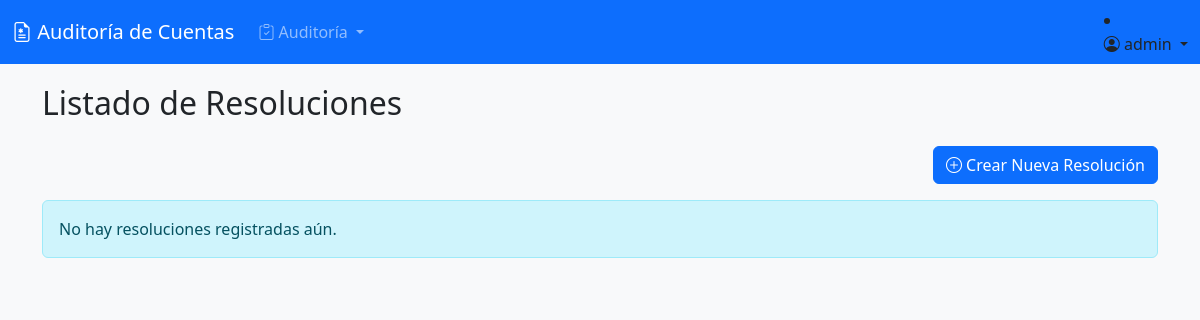
The app's page /facturacion/resoluciones/ (signed in), older data.
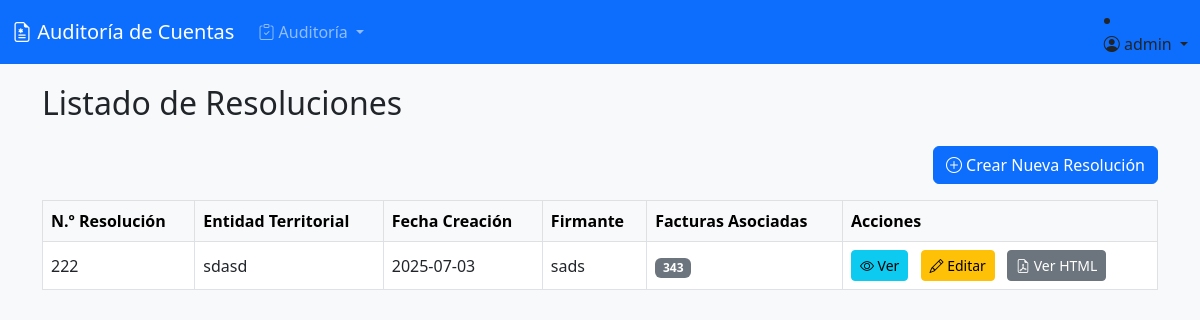
The same page, newer data.
### facturacion/models.py (models this page shows, shortened)
class Resolucion(models.Model):
    numero_resolucion = models.CharField(max_length=50, unique=True, help_text="Número único de la resolución")
    entidad_territorial = models.CharField(max_length=255, help_text="Nombre de la Secretaría de Salud que emite la resolución")
    fecha_creacion = models.DateField(auto_now_add=True)
    nombre_firmante = models.CharField(max_length=255, help_text="Nombre completo del firmante de la resolución")
    facturas = models.ManyToManyField(Factura, related_name='resoluciones', blank=True, help_text="Facturas aprobadas por esta resolución")
    cuerpo_resolucion_html = models.TextField(blank=True, null=True, help_text="Contenido HTML generado de la resolución")
    archivo_pdf = models.FileField(upload_to='resoluciones_pdf/', blank=True, null=True, help_text="Archivo PDF de la resolución")
    class Meta:
        verbose_name = "Resolución"
        verbose_name_plural = "Resoluciones"

class Factura(models.Model):
    ESTADO_CHOICES = [
        ('Radicada', 'Radicada'),
        ('Devuelta', 'Devuelta'),
        ('En Auditoria', 'En Auditoría'),
        ('Auditada', 'Auditada'),
    ]
    TIPO_AUDITORIA_CHOICES = [
        ('Acuerdo', 'Acuerdo'),
        ('Contrato', 'Contrato'),
        ('Ambulatorio', 'Ambulatorio'),
        ('Hospitalizacion', 'Hospitalización'),
        ('Urgencias', 'Urgencias'),
    ]
    numero = models.CharField(max_length=50)
    cufe = models.CharField(max_length=150)
    fecha_emision = models.DateField()
    fecha_radicacion = models.DateField(auto_now_add=True)
    ips = models.ForeignKey(Profile, on_delete=models.PROTECT, related_name='facturas_ips')
    eps = models.ForeignKey(Profile, on_delete=models.PROTECT, related_name='facturas_eps')
    paciente = models.ForeignKey(Paciente, on_delete=models.PROTECT, null=True, blank=True)
    valor_bruto = models.DecimalField(max_digits=12, decimal_places=2)
    estado = models.CharField(max_length=20, choices=ESTADO_CHOICES, default="Radicada")
    archivo_rips = models.FileField(upload_to='rips/')
    contrato = models.ForeignKey('Contrato', on_delete=models.SET_NULL, null=True, blank=True)
    lote = models.ForeignKey(Lote, on_delete=models.SET_NULL, null=True, blank=True, related_name='facturas', help_text="Lote al que pertenece esta factura")
    auditor = models.ForeignKey(settings.AUTH_USER_MODEL, on_delete=models.SET_NULL, null=True, blank=True,
                                related_name='facturas_auditadas', limit_choices_to={'profile__role': 'AUDITOR'})
    tipo_auditoria = models.CharField(max_length=20, choices=TIPO_AUDITORIA_CHOICES, null=True, blank=True, help_text="Tipo de auditoría para la factura")

### facturacion/views.py (the view)
# urls.py: path('resoluciones/', resolucion_list, name='resolucion_list'),
@login_required
def resolucion_list(request):
    resoluciones = Resolucion.objects.all().order_by('-fecha_creacion')
    return render(request, 'facturacion/resolucion_list.html', {'resoluciones': resoluciones})

### templates/facturacion/resolucion_list.html (shortened to what this page needs)
{% extends 'base.html' %}
{% block content %}
<h2 class="mb-4">Listado de Resoluciones</h2>
<div class="d-flex justify-content-end mb-3">
    <a href="{% url 'facturacion:resolucion_create' %}" class="btn btn-primary"><i class="bi bi-plus-circle"></i> Crear Nueva Resolución</a>
</div>
{% if resoluciones %}
<div class="table-responsive">
  <table class="table table-bordered table-hover align-middle">
    <thead class="table-light">
      <tr>
        <th>N.º Resolución</th>
        <th>Entidad Territorial</th>
        <th>Fecha Creación</th>
        <th>Firmante</th>
        <th>Facturas Asociadas</th>
        <th>Acciones</th>
      </tr>
    </thead>
    <tbody>
    {% for resolucion in resoluciones %}
      <tr>
        <td>{{ resolucion.numero_resolucion }}</td>
        <td>{{ resolucion.entidad_territorial }}</td>
        <td>{{ resolucion.fecha_creacion|date:"Y-m-d" }}</td>
        <td>{{ resolucion.nombre_firmante }}</td>
        <td>
          {% for factura in resolucion.facturas.all %}
            <span class="badge bg-secondary">{{ factura.numero }}</span>
          {% empty %}
            N/A
          {% endfor %}
        </td>
        <td>
          <a href="{% url 'facturacion:resolucion_detail' resolucion.pk %}" class="btn btn-info btn-sm me-2"><i class="bi bi-eye"></i> Ver</a>
          <a href="{% url 'facturacion:resolucion_edit' resolucion.pk %}" class="btn btn-warning btn-sm me-2"><i class="bi bi-pencil"></i> Editar</a>
          <a href="{% url 'facturacion:resolucion_render_html' resolucion.pk %}" target="_blank" class="btn btn-secondary btn-sm"><i class="bi bi-file-earmark-pdf"></i> Ver HTML</a>
        </td>
      </tr>
    {% endfor %}
    </tbody>
  </table>
</div>
{% else %}
<div class="alert alert-info" role="alert">
  No hay resoluciones registradas aún.
</div>
{% endif %}
{% endblock %}

Row changes from the older to the newer data that the page shows:
added Resolucion: numero_resolucion "222", entidad_territorial "sdasd", fecha_creacion "2025-07-03", nombre_firmante "sads"
now on this page (row unchanged): Factura: numero "343"
Text that changed along with them:
text no longer shown: "No hay resoluciones registradas aún."
text now shown: "N.º Resolución Entidad Territorial Fecha Creación Firmante Facturas Asociadas Acciones"
